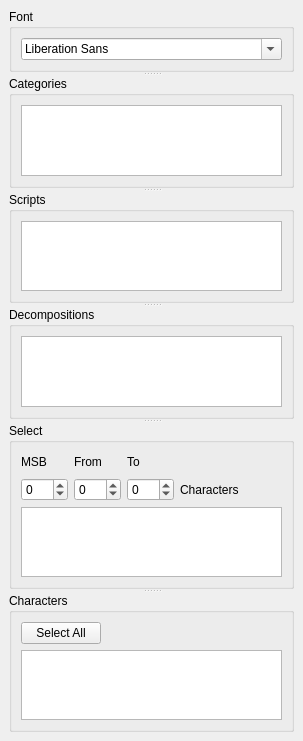
<?xml version="1.0" encoding="UTF-8"?>
<ui version="4.0">
 <class>DockGlyphSelector</class>
 <widget class="QDockWidget" name="DockGlyphSelector">
  <property name="geometry">
   <rect>
    <x>0</x>
    <y>0</y>
    <width>303</width>
    <height>741</height>
   </rect>
  </property>
  <property name="windowTitle">
   <string>Font/Character selector</string>
  </property>
  <widget class="QWidget" name="dockWidgetContents">
   <layout class="QVBoxLayout" name="verticalLayout_5">
    <item>
     <widget class="QSplitter" name="splitter">
      <property name="orientation">
       <enum>Qt::Orientation::Vertical</enum>
      </property>
      <widget class="QGroupBox" name="groupBoxFont">
       <property name="title">
        <string>Font</string>
       </property>
       <layout class="QVBoxLayout" name="verticalLayout_4">
        <item>
         <widget class="QFontComboBox" name="fontComboBox"/>
        </item>
       </layout>
      </widget>
      <widget class="QGroupBox" name="groupBoxCategories">
       <property name="minimumSize">
        <size>
         <width>0</width>
         <height>100</height>
        </size>
       </property>
       <property name="title">
        <string>Categories</string>
       </property>
       <layout class="QVBoxLayout" name="verticalLayout">
        <item>
         <widget class="QListView" name="listCategories">
          <property name="baseSize">
           <size>
            <width>0</width>
            <height>0</height>
           </size>
          </property>
          <property name="selectionMode">
           <enum>QAbstractItemView::SelectionMode::MultiSelection</enum>
          </property>
         </widget>
        </item>
       </layout>
      </widget>
      <widget class="QGroupBox" name="groupBoxScripts">
       <property name="title">
        <string>Scripts</string>
       </property>
       <layout class="QVBoxLayout" name="verticalLayout_2">
        <item>
         <widget class="QListView" name="listScripts">
          <property name="selectionMode">
           <enum>QAbstractItemView::SelectionMode::MultiSelection</enum>
          </property>
         </widget>
        </item>
       </layout>
      </widget>
      <widget class="QGroupBox" name="groupBoxDecomposition">
       <property name="title">
        <string>Decompositions</string>
       </property>
       <layout class="QVBoxLayout" name="verticalLayout_3">
        <item>
         <widget class="QListView" name="listDecompositions">
          <property name="selectionMode">
           <enum>QAbstractItemView::SelectionMode::MultiSelection</enum>
          </property>
         </widget>
        </item>
       </layout>
      </widget>
      <widget class="QGroupBox" name="groupBoxSelect">
       <property name="title">
        <string>Select</string>
       </property>
       <layout class="QGridLayout" name="gridLayout">
        <item row="0" column="3" colspan="2">
         <spacer name="horizontalSpacer_3">
          <property name="orientation">
           <enum>Qt::Orientation::Horizontal</enum>
          </property>
          <property name="sizeHint" stdset="0">
           <size>
            <width>127</width>
            <height>20</height>
           </size>
          </property>
         </spacer>
        </item>
        <item row="0" column="1">
         <widget class="QLabel" name="labelFrom">
          <property name="text">
           <string>From</string>
          </property>
         </widget>
        </item>
        <item row="1" column="1">
         <widget class="QSpinBox" name="spinBoxFrom">
          <property name="minimum">
           <number>-1</number>
          </property>
          <property name="maximum">
           <number>255</number>
          </property>
         </widget>
        </item>
        <item row="2" column="0" colspan="5">
         <widget class="QTextEdit" name="textFilter"/>
        </item>
        <item row="0" column="0">
         <widget class="QLabel" name="labelMSB">
          <property name="text">
           <string>MSB</string>
          </property>
         </widget>
        </item>
        <item row="1" column="2">
         <widget class="QSpinBox" name="spinBoxTo">
          <property name="minimum">
           <number>-1</number>
          </property>
          <property name="maximum">
           <number>255</number>
          </property>
         </widget>
        </item>
        <item row="1" column="0">
         <widget class="QSpinBox" name="spinBoxMSB">
          <property name="minimum">
           <number>-1</number>
          </property>
          <property name="maximum">
           <number>255</number>
          </property>
         </widget>
        </item>
        <item row="1" column="4">
         <spacer name="horizontalSpacer">
          <property name="orientation">
           <enum>Qt::Orientation::Horizontal</enum>
          </property>
          <property name="sizeHint" stdset="0">
           <size>
            <width>65</width>
            <height>20</height>
           </size>
          </property>
         </spacer>
        </item>
        <item row="0" column="2">
         <widget class="QLabel" name="labelTo">
          <property name="text">
           <string>To</string>
          </property>
         </widget>
        </item>
        <item row="1" column="3">
         <widget class="QLabel" name="labelCharacters">
          <property name="text">
           <string>Characters</string>
          </property>
         </widget>
        </item>
       </layout>
      </widget>
      <widget class="QGroupBox" name="groupBoxCharacterTable">
       <property name="title">
        <string>Characters</string>
       </property>
       <layout class="QGridLayout" name="gridLayout_2">
        <item row="1" column="0" colspan="2">
         <widget class="QTableView" name="tableCharacters"/>
        </item>
        <item row="0" column="0">
         <widget class="QPushButton" name="pushButtonSelectAll">
          <property name="text">
           <string>Select All</string>
          </property>
         </widget>
        </item>
        <item row="0" column="1">
         <spacer name="horizontalSpacer_2">
          <property name="orientation">
           <enum>Qt::Orientation::Horizontal</enum>
          </property>
          <property name="sizeHint" stdset="0">
           <size>
            <width>172</width>
            <height>20</height>
           </size>
          </property>
         </spacer>
        </item>
       </layout>
      </widget>
     </widget>
    </item>
   </layout>
  </widget>
 </widget>
 <resources/>
 <connections/>
</ui>
